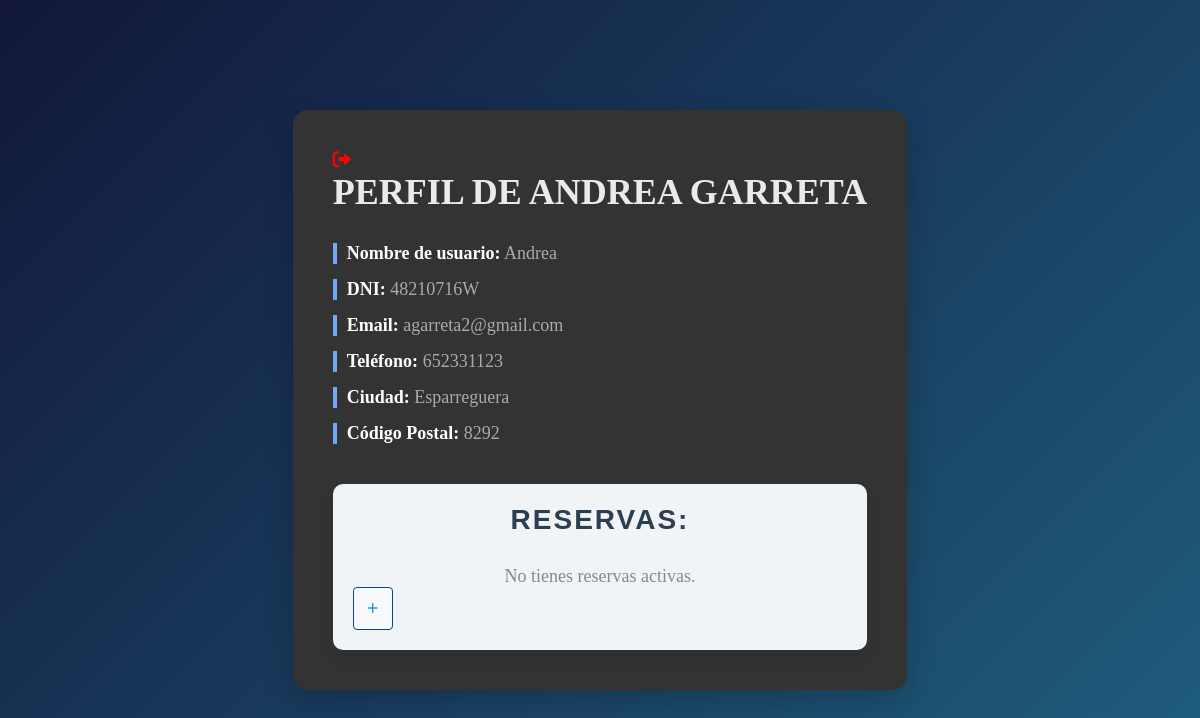
Screenshot of /vista/Clientes/perfil.php (signed in) with the database file from the repository.
### tables this page shows
CREATE TABLE `Clients` (
  `Id_Client` int NOT NULL AUTO_INCREMENT,
  `Nom` char(15) DEFAULT NULL,
  `Cognom` varchar(45) DEFAULT NULL,
  `DNI` char(9) DEFAULT NULL,
  `CorreuElectronic` varchar(255) DEFAULT NULL,
  `Telefon` int DEFAULT NULL,
  `Usuari` char(20) DEFAULT NULL,
  `Password` char(255) DEFAULT NULL,
  `Id_Pais` int DEFAULT NULL,
  `Ciudad` varchar(45) DEFAULT NULL,
  `CodigoPostal` int DEFAULT NULL,
  `Id_Pago` int DEFAULT NULL,
  PRIMARY KEY (`Id_Client`),
  KEY `paisclient_idx` (`Id_Pais`),
  KEY `pagoClient_idx` (`Id_Pago`),
  CONSTRAINT `pagoClient` FOREIGN KEY (`Id_Pago`) REFERENCES `Pago` (`Id_Pago`),
  CONSTRAINT `paisclient` FOREIGN KEY (`Id_Pais`) REFERENCES `Pais` (`Id_Pais`)
);

### modelo/clientesModelo/PerfilModelo.php (called while the page is built, shortened)
<?php
class PerfilModel {
    private $conn;
    public function __construct($db) {
        $this->conn = $db;
    }
    public function getProfile($userId) {
        $sql = "SELECT * FROM Clients WHERE Id_Client = ?";
        if ($stmt = $this->conn->prepare($sql)) {
            $stmt->bind_param("i", $userId);
            $stmt->execute();
            $result = $stmt->get_result();
            if ($user = $result->fetch_assoc()) {
                return $user;
            } else {
                return null;
            }
        }
        return null;
    }
}
?>

### vista/Clientes/perfil.php (the view, shortened to what this page needs)
<?php
require_once __DIR__ . '/../../modelo/clientesModelo/PerfilModelo.php';
$db = new Database();
$conn = $db->getConnection();
$perfilModel = new PerfilModel($conn);
$userId = $_SESSION['user_id'];
$profile = $perfilModel->getProfile($userId);
?>
<!DOCTYPE html>
<html lang="es">
<head>
    <link rel="stylesheet" href="../../static/css/InicioSesion.css">
    <link rel="stylesheet" href="https://cdn.jsdelivr.net/npm/bootstrap-icons@1.5.0/font/bootstrap-icons.css">
    <link rel="stylesheet" href="https://cdnjs.cloudflare.com/ajax/libs/font-awesome/6.0.0-beta3/css/all.min.css">
</head>
<body>
    <div class="profile-container">
    <a href="../index.php" class="icono-salida" title="Volver atrás">
                <i class="fas fa-sign-out-alt"></i>
            </a>
        <h1 class="profile-title">Perfil de <?php echo htmlspecialchars($profile['Nom']) . " " . htmlspecialchars($profile['Cognom']); ?></h1>
        <div class="profile-info">
            <p><strong>Nombre de usuario:</strong> <span class="profile-detail"><?php echo htmlspecialchars($profile['Usuari']); ?></span></p>
            <p><strong>DNI:</strong> <span class="profile-detail"><?php echo htmlspecialchars($profile['DNI']); ?></span></p>
            <p><strong>Email:</strong> <span class="profile-detail"><?php echo htmlspecialchars($profile['CorreuElectronic']); ?></span></p>
            <p><strong>Teléfono:</strong> <span class="profile-detail"><?php echo htmlspecialchars($profile['Telefon']); ?></span></p>
            <p><strong>Ciudad:</strong> <span class="profile-detail"><?php echo htmlspecialchars($profile['Ciudad']); ?></span></p>
            <p><strong>Código Postal:</strong> <span class="profile-detail"><?php echo htmlspecialchars($profile['CodigoPostal']); ?></span></p>
        </div>
        <div class="reservas-info">
            <h2>Reservas:</h2>
            <div class="reservas-principales">
                <?php
                $tieneReservasActivas = false;
                if (!$tieneReservasActivas) {
                    echo "<p>No tienes reservas activas.</p>";
                }
                ?>
            </div>
            <button id="show-more" class="btn-show btn-show-more">
                <i class="bi bi-plus"></i>
            </button>
        </div>
    </div>
</body>
</html>

### static/css/InicioSesion.css (style rules this page uses)
* { margin: 0; padding: 0; box-sizing: border-box; font-family: 'Georgia', serif; }
body { display: flex; justify-content: center; align-items: center; min-height: 100vh; background-color: #F5F5F5; }
.profile-container { background-color: #333; max-width: 900px; margin: 30px auto; padding: 40px; border-radius: 15px; box-shadow: 0 10px 30px rgba(0, 0, 0, 0.2); font-size: 18px; transition: all 0.3s ease; }
.profile-title { font-size: 36px; font-weight: bold; color: #eaeaea; text-align: center; margin-bottom: 30px; text-transform: uppercase; }
.profile-info { margin-bottom: 40px; }
.profile-info p { font-size: 18px; margin: 15px 0; padding-left: 10px; border-left: 4px solid #71a7f9; }
.profile-info strong { font-weight: bold; color: #ffffff; }
.profile-detail { color: #aaa; }
.reservas-info h2 { font-size: 28px; color: #fff; margin-bottom: 20px; text-transform: uppercase; letter-spacing: 1px; }
.reservas-info { margin-top: 30px; padding: 20px; background-color: #f0f4f7; border-radius: 10px; box-shadow: 0 8px 15px rgba(0, 0, 0, 0.1); max-width: 900px; margin-left: auto; margin-right: auto; }
.reservas-info h2 { font-size: 28px; color: #2c3e50; text-align: center; margin-bottom: 30px; font-family: 'Arial', sans-serif; letter-spacing: 2px; }
.reservas-info p { text-align: center; font-size: 18px; color: #7f8c8d; font-family: 'Georgia', serif; }
body { background: linear-gradient(135deg, #12173a, #1f5e7e); font-family: 'Segoe UI', Tahoma, Geneva, Verdana, sans-serif; }
.btn-show { display: inline-flex; align-items: center; padding: 9px; font-size: 20px; border: 1px solid transparent; border-radius: 4px; cursor: pointer; }
.btn-show-more { background-color: #f8f9fa; color: #007bff; border: 1px solid #074587; }
.btn-show i { margin-right: 0px; }
.icono-salida { color: red; }

### rows the page displays
clients: Nom "ANDREA", Cognom "GARRETA", Usuari "Andrea", DNI "48210716W", CorreuElectronic "agarreta2@gmail.com", Telefon "652331123", Ciudad "Esparreguera", CodigoPostal "8292"
